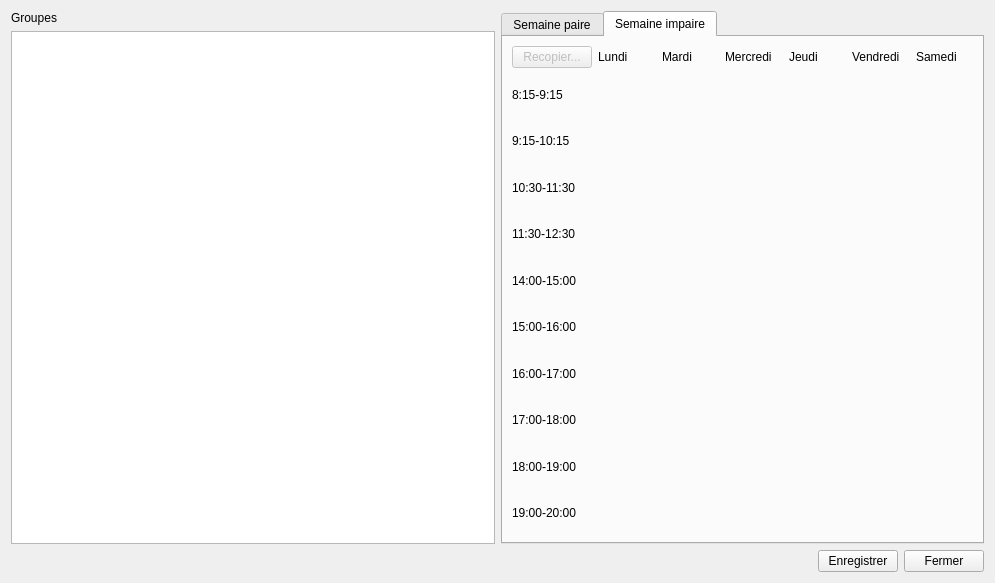
<?xml version="1.0" encoding="UTF-8"?>
<ui version="4.0">
 <class>CoursesManager</class>
 <widget class="QDialog" name="CoursesManager">
  <property name="geometry">
   <rect>
    <x>0</x>
    <y>0</y>
    <width>995</width>
    <height>583</height>
   </rect>
  </property>
  <property name="windowTitle">
   <string>Emploi du temps</string>
  </property>
  <layout class="QVBoxLayout" name="verticalLayout">
   <item>
    <layout class="QHBoxLayout" name="horizontalLayout_2">
     <item>
      <layout class="QVBoxLayout" name="verticalLayout_16">
       <item>
        <widget class="QLabel" name="label_34">
         <property name="text">
          <string>Groupes</string>
         </property>
        </widget>
       </item>
       <item>
        <widget class="QListWidget" name="list_groups"/>
       </item>
      </layout>
     </item>
     <item>
      <widget class="QTabWidget" name="tabWidget">
       <property name="currentIndex">
        <number>1</number>
       </property>
       <widget class="QWidget" name="tab_even">
        <attribute name="title">
         <string>Semaine paire</string>
        </attribute>
        <layout class="QGridLayout" name="grid_even">
         <item row="0" column="2">
          <widget class="QLabel" name="label_36">
           <property name="text">
            <string>Mardi</string>
           </property>
          </widget>
         </item>
         <item row="0" column="4">
          <widget class="QLabel" name="label_38">
           <property name="text">
            <string>Jeudi</string>
           </property>
          </widget>
         </item>
         <item row="0" column="3">
          <widget class="QLabel" name="label_37">
           <property name="text">
            <string>Mercredi</string>
           </property>
          </widget>
         </item>
         <item row="0" column="5">
          <widget class="QLabel" name="label_39">
           <property name="text">
            <string>Vendredi</string>
           </property>
          </widget>
         </item>
         <item row="2" column="0">
          <widget class="QLabel" name="label_42">
           <property name="text">
            <string>9:15-10:15</string>
           </property>
          </widget>
         </item>
         <item row="7" column="0">
          <widget class="QLabel" name="label_47">
           <property name="text">
            <string>16:00-17:00</string>
           </property>
          </widget>
         </item>
         <item row="6" column="0">
          <widget class="QLabel" name="label_46">
           <property name="text">
            <string>15:00-16:00</string>
           </property>
          </widget>
         </item>
         <item row="8" column="0">
          <widget class="QLabel" name="label_48">
           <property name="text">
            <string>17:00-18:00</string>
           </property>
          </widget>
         </item>
         <item row="9" column="0">
          <widget class="QLabel" name="label_49">
           <property name="text">
            <string>18:00-19:00</string>
           </property>
          </widget>
         </item>
         <item row="3" column="0">
          <widget class="QLabel" name="label_43">
           <property name="text">
            <string>10:30-11:30</string>
           </property>
          </widget>
         </item>
         <item row="1" column="0">
          <widget class="QLabel" name="label_41">
           <property name="text">
            <string>8:15-9:15</string>
           </property>
          </widget>
         </item>
         <item row="4" column="0">
          <widget class="QLabel" name="label_44">
           <property name="text">
            <string>11:30-12:30</string>
           </property>
          </widget>
         </item>
         <item row="5" column="0">
          <widget class="QLabel" name="label_45">
           <property name="text">
            <string>14:00-15:00</string>
           </property>
          </widget>
         </item>
         <item row="10" column="0">
          <widget class="QLabel" name="label_50">
           <property name="text">
            <string>19:00-20:00</string>
           </property>
          </widget>
         </item>
         <item row="0" column="1">
          <widget class="QLabel" name="label_35">
           <property name="text">
            <string>Lundi</string>
           </property>
          </widget>
         </item>
         <item row="0" column="6">
          <widget class="QLabel" name="label_40">
           <property name="text">
            <string>Samedi</string>
           </property>
          </widget>
         </item>
         <item row="0" column="0">
          <widget class="QPushButton" name="copyToOdd">
           <property name="enabled">
            <bool>false</bool>
           </property>
           <property name="toolTip">
            <string>Copier ces cours vers la semaine impaire</string>
           </property>
           <property name="text">
            <string>Recopier...</string>
           </property>
          </widget>
         </item>
        </layout>
       </widget>
       <widget class="QWidget" name="tab_odd">
        <attribute name="title">
         <string>Semaine impaire</string>
        </attribute>
        <layout class="QGridLayout" name="grid_odd">
         <item row="1" column="0">
          <widget class="QLabel" name="label">
           <property name="text">
            <string>8:15-9:15</string>
           </property>
          </widget>
         </item>
         <item row="9" column="0">
          <widget class="QLabel" name="label_9">
           <property name="text">
            <string>18:00-19:00</string>
           </property>
          </widget>
         </item>
         <item row="0" column="1">
          <widget class="QLabel" name="label_12">
           <property name="text">
            <string>Lundi</string>
           </property>
          </widget>
         </item>
         <item row="0" column="4">
          <widget class="QLabel" name="label_15">
           <property name="text">
            <string>Jeudi</string>
           </property>
          </widget>
         </item>
         <item row="2" column="0">
          <widget class="QLabel" name="label_2">
           <property name="text">
            <string>9:15-10:15</string>
           </property>
          </widget>
         </item>
         <item row="3" column="0">
          <widget class="QLabel" name="label_3">
           <property name="text">
            <string>10:30-11:30</string>
           </property>
          </widget>
         </item>
         <item row="4" column="0">
          <widget class="QLabel" name="label_4">
           <property name="text">
            <string>11:30-12:30</string>
           </property>
          </widget>
         </item>
         <item row="8" column="0">
          <widget class="QLabel" name="label_8">
           <property name="text">
            <string>17:00-18:00</string>
           </property>
          </widget>
         </item>
         <item row="6" column="0">
          <widget class="QLabel" name="label_6">
           <property name="text">
            <string>15:00-16:00</string>
           </property>
          </widget>
         </item>
         <item row="5" column="0">
          <widget class="QLabel" name="label_5">
           <property name="text">
            <string>14:00-15:00</string>
           </property>
          </widget>
         </item>
         <item row="10" column="0">
          <widget class="QLabel" name="label_10">
           <property name="text">
            <string>19:00-20:00</string>
           </property>
          </widget>
         </item>
         <item row="7" column="0">
          <widget class="QLabel" name="label_7">
           <property name="text">
            <string>16:00-17:00</string>
           </property>
          </widget>
         </item>
         <item row="0" column="3">
          <widget class="QLabel" name="label_14">
           <property name="text">
            <string>Mercredi</string>
           </property>
          </widget>
         </item>
         <item row="0" column="2">
          <widget class="QLabel" name="label_13">
           <property name="text">
            <string>Mardi</string>
           </property>
          </widget>
         </item>
         <item row="0" column="5">
          <widget class="QLabel" name="label_16">
           <property name="text">
            <string>Vendredi</string>
           </property>
          </widget>
         </item>
         <item row="0" column="6">
          <widget class="QLabel" name="label_17">
           <property name="text">
            <string>Samedi</string>
           </property>
          </widget>
         </item>
         <item row="0" column="0">
          <widget class="QPushButton" name="copyToEven">
           <property name="enabled">
            <bool>false</bool>
           </property>
           <property name="toolTip">
            <string>Copier ces cours vers la semaine paire</string>
           </property>
           <property name="text">
            <string>Recopier...</string>
           </property>
          </widget>
         </item>
        </layout>
       </widget>
      </widget>
     </item>
    </layout>
   </item>
   <item>
    <layout class="QHBoxLayout" name="horizontalLayout">
     <property name="leftMargin">
      <number>0</number>
     </property>
     <property name="topMargin">
      <number>0</number>
     </property>
     <property name="rightMargin">
      <number>0</number>
     </property>
     <property name="bottomMargin">
      <number>0</number>
     </property>
     <item>
      <spacer name="horizontalSpacer">
       <property name="orientation">
        <enum>Qt::Horizontal</enum>
       </property>
       <property name="sizeHint" stdset="0">
        <size>
         <width>40</width>
         <height>20</height>
        </size>
       </property>
      </spacer>
     </item>
     <item>
      <widget class="QPushButton" name="pushButton_save">
       <property name="text">
        <string>Enregistrer</string>
       </property>
      </widget>
     </item>
     <item>
      <widget class="QPushButton" name="pushButton_close">
       <property name="text">
        <string>Fermer</string>
       </property>
      </widget>
     </item>
    </layout>
   </item>
  </layout>
 </widget>
 <resources/>
 <connections>
  <connection>
   <sender>pushButton_close</sender>
   <signal>clicked()</signal>
   <receiver>CoursesManager</receiver>
   <slot>accept()</slot>
   <hints>
    <hint type="sourcelabel">
     <x>959</x>
     <y>561</y>
    </hint>
    <hint type="destinationlabel">
     <x>991</x>
     <y>548</y>
    </hint>
   </hints>
  </connection>
 </connections>
</ui>
